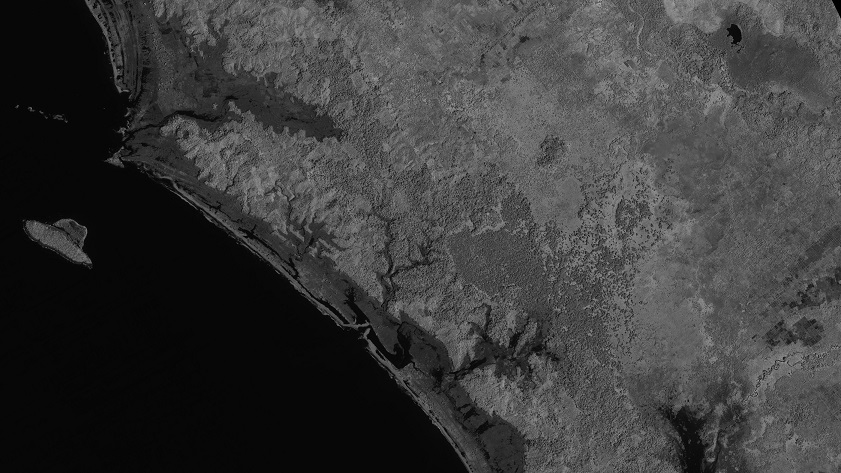
#> input picture Image/Readme_Images/ikonos-nir.jpg, 841 x 473 px, given in place of ikonos-nir.tif, which was not available
$ python ndvi.py
#> lines starting #> are read from the running program, lines starting #| are printed output that depends on the picture; pictures that were not available may be replaced by others from this repository, and a replacement may not be noted
from PIL import Image, ImageDraw
import matplotlib.pyplot as plt
import numpy as np
from osgeo import gdal

def read_image(img, bit=8):
#> called with img = 'Data/ikonos-nir.tif', bit = 8
    if bit<=8:
        img = Image.open(img)
#> img is the input picture: PIL image 841x473 RGB; min 0, max 177, mean 59.4
#> call 2 of read_image, with img = 'Data/ikonos-rgb.tif', bit = 8
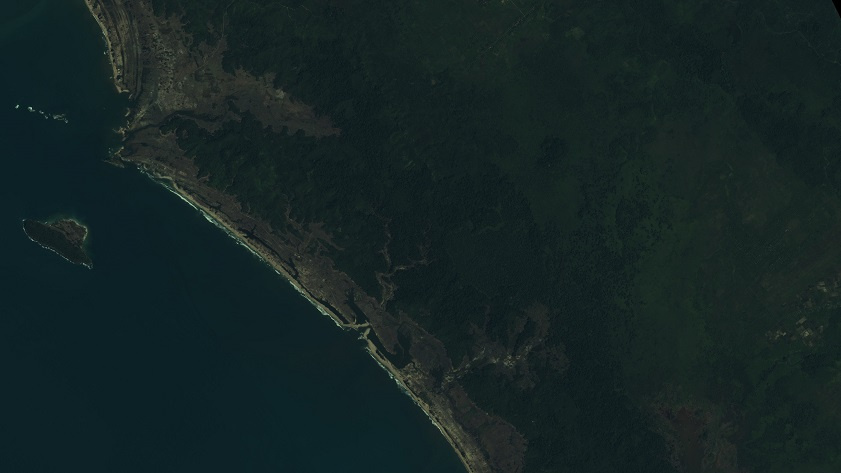
#> input picture Image/Readme_Images/ikonos-rgb.jpg, 841 x 473 px, given in place of ikonos-rgb.tif, which was not available
#> in read_image, img is the input picture: PIL image 841x473 RGB; mean R, G, B 21.1, 36.3, 36.4
    else:
        img = gdal.Open(img)
    return img

# [23 lines left out: functions show_histogram, invert_image, not called in this run]

def save_image(img, name):
    img.save(name)

# [5 lines left out: function draw_lines, not called in this run]

def scale_ndvi(ndvi, bit=8):
    scale_factor=2**(bit - 1)
    return round((ndvi+1)*scale_factor/2)

def generate_ndvi_image(rgbimg, nirimg):
    rimg=rgbimg.split()[0]
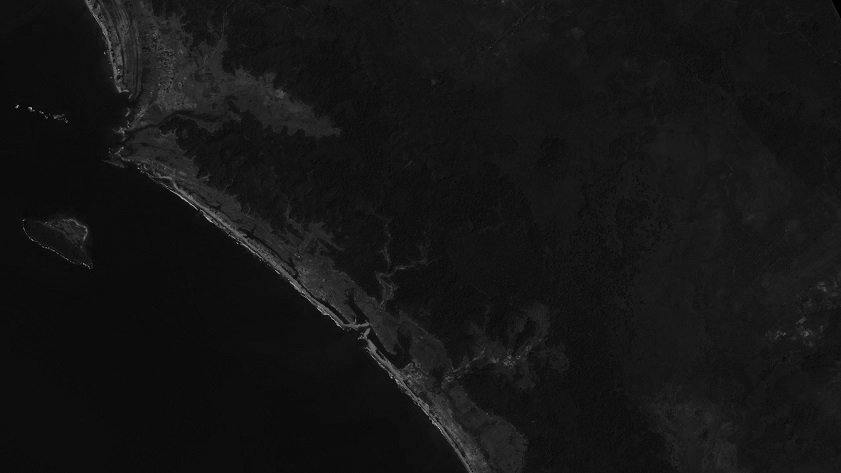
#> rimg: PIL image 841x473 L; min 0, max 189, mean 21.1
    nimg=nirimg.split()[0]
    ndvi_img=Image.new('L',rimg.size)
#> ndvi_img: PIL image 841x473 L; every value is 0
    cols, rows=rgbimg.size
#> cols = 841; rows = 473
    for i in range(rows):
        for j in range(cols):
            pos=(j,i)
            r=float(rimg.getpixel(pos))
            n=float(nimg.getpixel(pos))
            ndvi=0.
            d=n+r
            if d != 0:
                num=n-r
                ndvi=num/d
            ndvi_img.putpixel(pos,(scale_ndvi(ndvi, 8),))
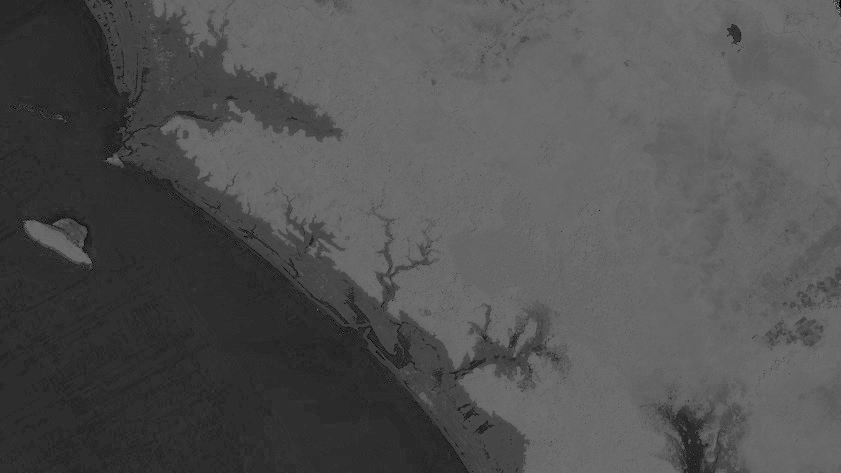
#> ndvi_img: PIL image 841x473 L; min 0, max 128, mean 81.3
    return ndvi_img

# [26 lines left out: functions save_img_16, generate_ndvi_image_16, not called in this run]

'''
duckimg=read_image('Data/GI-Duck.jpg')
nirimg=read_image('Data/imagenir_new.tiff')
rgbimg=read_image('Data/imagergb.tiff')
# [6 lines of commented-out code are left out]
ndvi=generate_ndvi_image(rgbimg, nirimg)
show_histogram(ndvi, bandwise=False)
ndvi.show()
save_image(ndvi,'Outputs/ndvi_8.jpg')
'''
nirimg=read_image(r'Data/ikonos-nir.tif')
rgbimg=read_image(r'Data/ikonos-rgb.tif')
ndvi=generate_ndvi_image(rgbimg, nirimg)
save_image(ndvi, 'Outputs/ndvi_8.tif')
nirimg=read_image(r'Data/ikonos-nir.tif', 16)
#> (the run stopped early here; a loop or call above may not have finished)
